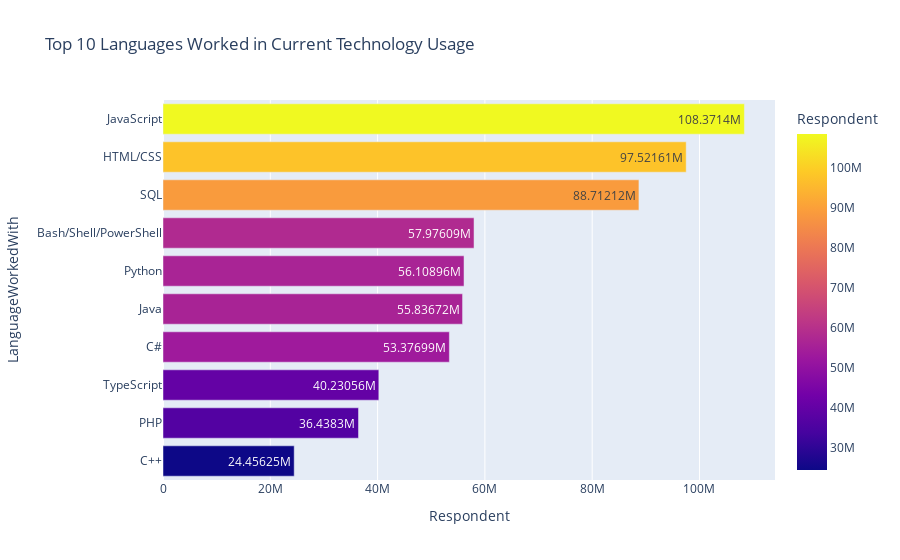

The notebook cell this image was saved under:
### Markdown cell above
plot Top 10 Languages Worked in Current Technology Usage using  plotly.express as px

### Code cell
fig = px.bar(df1_top10, y="LanguageWorkedWith", x="Respondent",color='Respondent', title='Top 10 Languages Worked in Current Technology Usage', text_auto=True)

fig.show()

### Figure 1 — Plotly figure (JSON) as saved in the notebook; plotly's stock layout.template omitted (floating-point values rounded to 4 significant figures)
{"data": [{"alignmentgroup": "True", "hovertemplate": "Respondent=%{marker.color}<br>LanguageWorkedWith=%{y}<extra></extra>", "legendgroup": "", "marker": {"color": [24456246, 36438296, 40230558, 53376993, 55836723, 56108957, 57976092, 88712115, 97521608, 108371442], "coloraxis": "coloraxis", "pattern": {"shape": ""}}, "name": "", "offsetgroup": "", "orientation": "h", "showlegend": false, "textposition": "auto", "texttemplate": "%{x}", "type": "bar", "x": [24456246, 36438296, 40230558, 53376993, 55836723, 56108957, 57976092, 88712115, 97521608, 108371442], "xaxis": "x", "y": ["C++", "PHP", "TypeScript", "C#", "Java", "Python", "Bash/Shell/PowerShell", "SQL", "HTML/CSS", "JavaScript"], "yaxis": "y"}], "layout": {"barmode": "relative", "coloraxis": {"colorbar": {"title": {"text": "Respondent"}}, "colorscale": [[0, "#0d0887"], [0.1111, "#46039f"], [0.2222, "#7201a8"], [0.3333, "#9c179e"], [0.4444, "#bd3786"], [0.5556, "#d8576b"], [0.6667, "#ed7953"], [0.7778, "#fb9f3a"], [0.8889, "#fdca26"], [1, "#f0f921"]]}, "legend": {"tracegroupgap": 0}, "title": {"text": "Top 10 Languages Worked in Current Technology Usage"}, "xaxis": {"anchor": "y", "domain": [0, 1], "title": {"text": "Respondent"}}, "yaxis": {"anchor": "x", "domain": [0, 1], "title": {"text": "LanguageWorkedWith"}}}}
